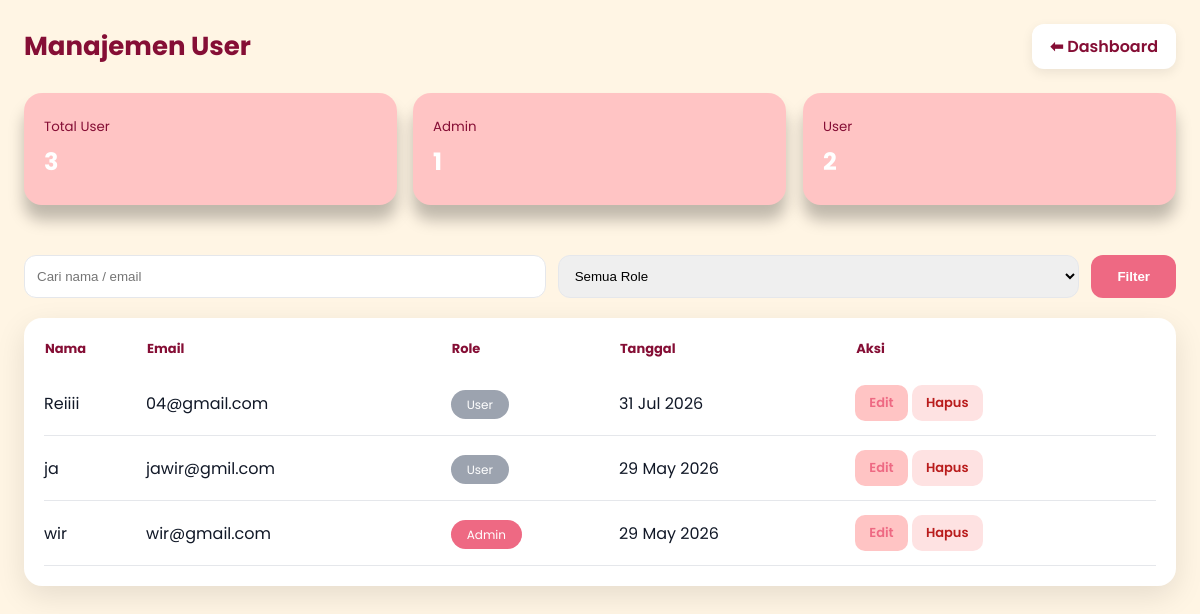
The app's page /admin/php/user.php (signed in) with its own data.
### tables this page shows
CREATE TABLE `users` (
  `id_user` int NOT NULL,
  `nama` varchar(100) NOT NULL,
  `email` varchar(100) NOT NULL,
  `password` varchar(255) NOT NULL,
  `created_at` timestamp NULL DEFAULT CURRENT_TIMESTAMP,
  `role` enum('admin','user') DEFAULT 'user'
);

### admin/php/user.php (the view, shortened to what this page needs)
<?php
require '../../function.php';
$keyword=$_GET['keyword']??'';
$where="WHERE 1";
$total_user=mysqli_fetch_assoc(mysqli_query($db,"SELECT COUNT(*) total FROM users"))['total'];
$total_admin=mysqli_fetch_assoc(mysqli_query($db,"SELECT COUNT(*) total FROM users WHERE role='admin'"))['total'];
$total_user_biasa=mysqli_fetch_assoc(mysqli_query($db,"SELECT COUNT(*) total FROM users WHERE role='user'"))['total'];
$qUser=mysqli_query($db,"SELECT * FROM users $where ORDER BY created_at DESC");
?>
<!DOCTYPE html>
<html lang="id">
<head>
<link rel="stylesheet" href="../css/user.css">
<link href="https://unpkg.com/aos@2.3.4/dist/aos.css" rel="stylesheet">
</head>
<body>
<div class="container">
<div class="header" data-aos="fade-down">
    <h1>Manajemen User</h1>
    <a class="back" href="dashboard.php">⬅ Dashboard</a>
</div>
<div class="stats">
    <div class="stat" data-aos="zoom-in"><small>Total User</small><h2><?= $total_user ?></h2></div>
    <div class="stat" data-aos="zoom-in" data-aos-delay="100"><small>Admin</small><h2><?= $total_admin ?></h2></div>
    <div class="stat" data-aos="zoom-in" data-aos-delay="200"><small>User</small><h2><?= $total_user_biasa ?></h2></div>
</div>
<form class="filter" data-aos="fade-up">
    <input type="text" name="keyword" placeholder="Cari nama / email" value="<?= htmlspecialchars($keyword) ?>">
    <select name="role">
        <option value="">Semua Role</option>
    </select>
    <button>Filter</button>
</form>
<div class="table-box" data-aos="fade-up">
<table>
<thead>
<tr>
<th>Nama</th>
<th>Email</th>
<th>Role</th>
<th>Tanggal</th>
<th>Aksi</th>
</tr>
</thead>
<tbody>
<?php while($u=mysqli_fetch_assoc($qUser)): ?>
<tr>
<td><?= htmlspecialchars($u['nama']) ?></td>
<td><?= htmlspecialchars($u['email']) ?></td>
<td><span class="badge <?= $u['role'] ?>"><?= ucfirst($u['role']) ?></span></td>
<td><?= date('d M Y',strtotime($u['created_at'])) ?></td>
<td>
<a class="btn edit" href="?edit=<?= $u['id_user'] ?>">Edit</a>
<a class="btn delete" href="?hapus=<?= $u['id_user'] ?>" onclick="return confirm('Hapus user ini?')">Hapus</a>
</td>
</tr>
<?php endwhile; ?>
</tbody>
</table>
</div>
</div>
</body>
</html>

### admin/css/user.css (style rules this page uses)
:root { --primary:#EE6983; --bg:#FFF5E4; --card:#ffffff; --danger:#EF4444; --gray:#850E35; }
* { box-sizing:border-box }
body { margin:0; font-family:'poppins',sans-serif; background:var(--bg); color:#111827; }
.container { max-width:1200px;margin:auto;padding:24px }
.header { display:flex; justify-content:space-between; align-items:center; flex-wrap:wrap; gap:12px; margin-bottom:24px }
.header h1 { margin:0; color:var(--gray); font-size:26px }
.back { background:#fff; padding:10px 18px; border-radius:12px; text-decoration:none; color:var(--gray); font-weight:600; box-shadow:0 4px 12px rgba(0,0,0,.08) }
.stats { display:grid; grid-template-columns:repeat(auto-fit,minmax(180px,1fr)); gap:16px; margin-bottom:24px }
.stat { padding:20px; border-radius:18px; background:#FFC4C4 ; box-shadow:0 15px 15px rgba(0, 0, 0, 0.25); }
.stat small { color:var(--gray) }
.stat h2 { margin:6px 0;color:#ffff }
.filter { display:flex; flex-wrap:wrap; gap:12px; margin-bottom:20px; margin-top:50px }
.filter input,.filter select { padding:12px; border-radius:12px; border:1px solid #E5E7EB; flex:1; min-width:160px }
.filter button { background:var(--primary); color:white; border:none; padding:12px 26px; border-radius:12px; font-weight:600 }
.table-box { background:var(--card); padding:20px; border-radius:18px; box-shadow:0 10px 30px rgba(0,0,0,.1); overflow-x:auto; }
table { width:100%;border-collapse:collapse;min-width:700px }
th { text-align:left; font-size:13px; color:var(--gray); padding-bottom:12px }
td { padding:14px 0; border-bottom:1px solid #E5E7EB }
.badge { padding:6px 16px; border-radius:999px; font-size:12px; color:white }
.admin { background:var(--primary) }
.user { background:#9CA3AF }
.btn { padding:8px 14px; border-radius:10px; font-size:13px; text-decoration:none; font-weight:600; display:inline-block }
.edit { background:#FFC4C4;color:var(--primary) }
.delete { background:#FEE2E2;color:#B91C1C }

### records on screen
users: nama "Reiiii", email "04@gmail.com", role "User", created_at "31 Jul 2026"
users: nama "ja", email "jawir@gmil.com", role "User", created_at "29 May 2026"
users: nama "wir", email "wir@gmail.com", role "Admin", created_at "29 May 2026"

### other values on screen
$total_user "3"
$total_admin "1"
$total_user_biasa "2"
